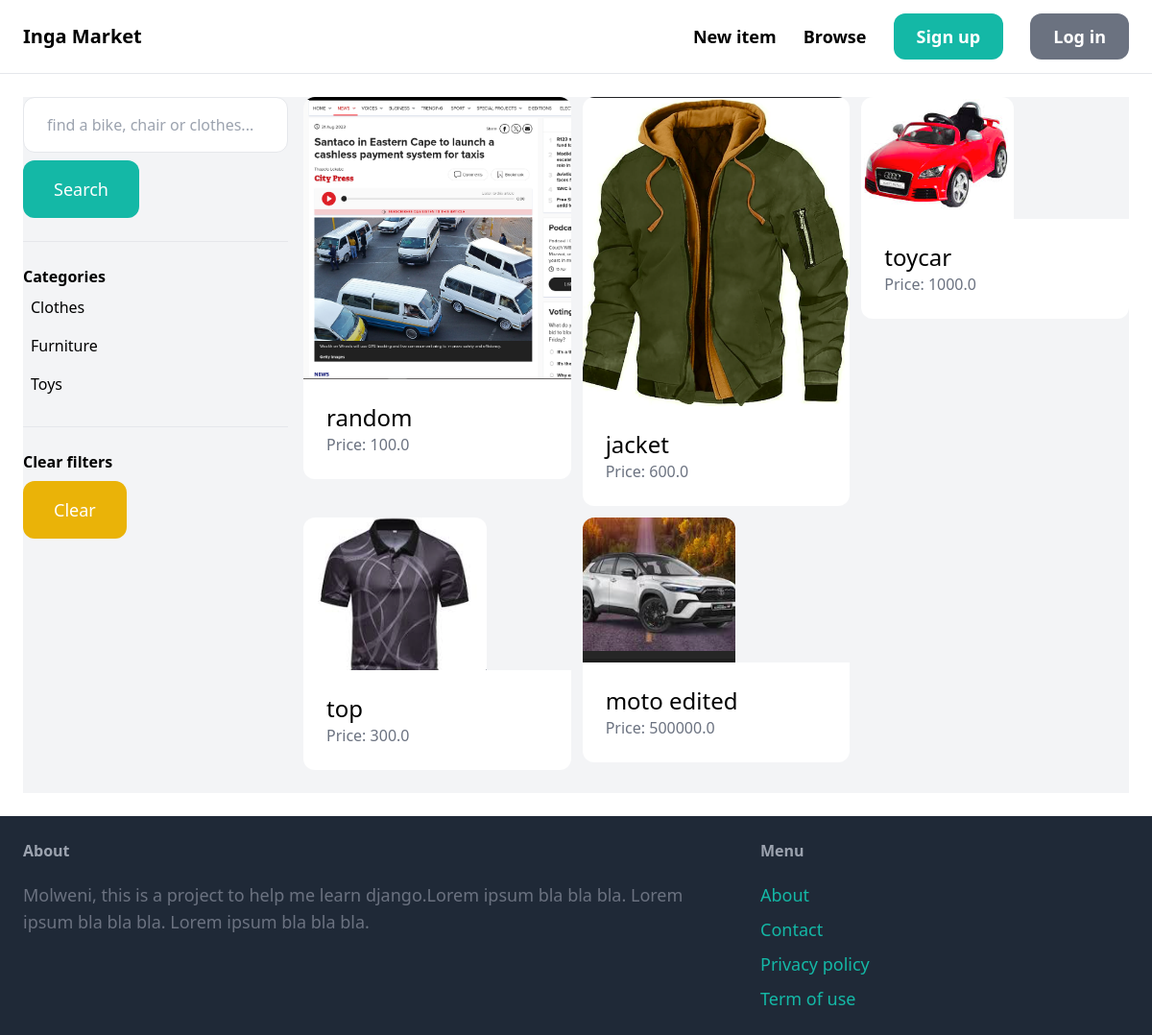
The app's page /items/ with its own data.
### item/models.py (models this page shows, shortened)
class Category(models.Model):
    name = models.CharField(max_length=255)
    class Meta:
        ordering = ('name',)
        verbose_name_plural = 'Categories'

class Item(models.Model) :
    category = models.ForeignKey(Category, related_name='items', on_delete=models.CASCADE)
    name = models.CharField(max_length=255)
    description = models.TextField(blank=True, null=True) #incase user dont want to give it
    price = models.FloatField()
    image = models.ImageField(upload_to='item_images', blank=True, null=True)
    is_sold = models.BooleanField(default=False)
    created_by = models.ForeignKey(User, related_name='items', on_delete=models.CASCADE)
    created_at = models.DateTimeField(auto_now_add=True)

### item/views.py (the view)
# urls.py: path('', views.items, name='items'),
def items(request):
    query = request.GET.get('query', '')
    category_id = request.GET.get('category', 0)
    categories = Category.objects.all()
    items = Item.objects.filter(is_sold=False)
    if category_id:
        items = items.filter(category_id=category_id)
    if query:
        items = items.filter(Q(name__icontains=query) | Q(description__icontains=query))
    return render(request, 'item/items.html', {
        'items': items,
        'query': query,
        'categories': categories,
        'category_id': int(category_id),
    })

### item/templates/item/items.html (shortened to what this page needs)
{% extends 'core/base.html' %}
{% block content %}
    <div class="pb-6 grid grid-cols-4 gap-4 bg-gray-100">
        <div class="col-span-1">
            <form method="get" action="{% url 'item:items' %}">
                <input name="query" class="w-full py-4 px-6 border rounded-xl" type="text" value="{{ query }}" placeholder="find a bike, chair or clothes...">
                <button class="mt-2 py-4 px-8 text-lg bg-teal-500 text-white rounded-xl">Search</button>
            </form>
            <hr class="my-6">
            <p class="font-semibold">Categories</p>
            <ul>
                {% for category in categories %}
                <li class="py-2 px-2 rounded-xl{% if category.id == category_id %} bg-gray-200{% endif %}">
                    <a href="{% url 'item:items' %}?query={{ query }}&category={{ category.id }}">{{ category.name}}</a>
                </li>
                {% endfor %}
            </ul>
            <hr class="my-6">
            <p class="font-semibold">Clear filters</p>
            <ul>
                <li><a href="{% url 'item:items' %}" class="mt-2 py-4 px-8 inline-block bg-yellow-500 text-lg rounded-xl text-white">Clear</a></li>
            </ul>
        </div>
        <div class="col-span-3">
            <div class="grid grid-cols-3 gap-3">
                {% for item in items %}
                    <div>
                         <a href="{% url 'item:detail' item.id %}">
                            <div>
                                <img src="{{ item.image.url }}" class="rounded-t-xl">
                            </div>
                            <div class="p-6 bg-white rounded-b-xl">
                                <h2 class="text-2xl">{{ item.name }}</h2>
                                <p class="text-gray-500">Price: {{ item.price }}</p>
                            </div>
                        </a>
                    </div>
                {% endfor %}
            </div>
        </div>
    </div>
{% endblock %}

### records on screen
Category: name "Clothes"
Category: name "Furniture"
Category: name "Toys"
Item: image (picture), name "random", price "100.0"
Item: image (picture), name "jacket", price "600.0"
Item: image (picture), name "toycar", price "1000.0"
Item: image (picture), name "top", price "300.0"
Item: image (picture), name "moto edited", price "500000.0"
